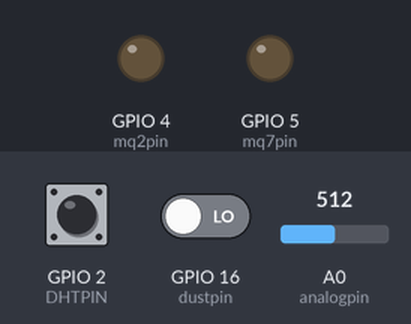
A sketch run on a simulated ESP8266 (NodeMCU). On the bench: output pins drawn as LEDs (lit = HIGH). The test bench sets the inputs (shaded band); at power-on: GPIO 2 (DHTPIN) HIGH, GPIO 16 (dustpin) LOW, A0 (analogpin) = 512. WiFi joins after 1.5 s; servers stay silent unless stated.

Above: at 0.1 s.
At 60.3 s:
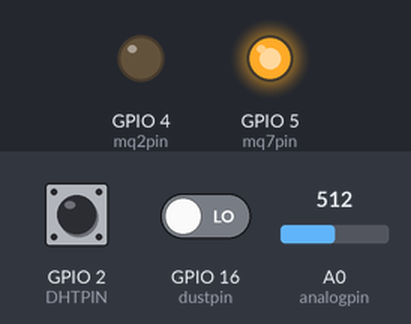
At 65.4 s:
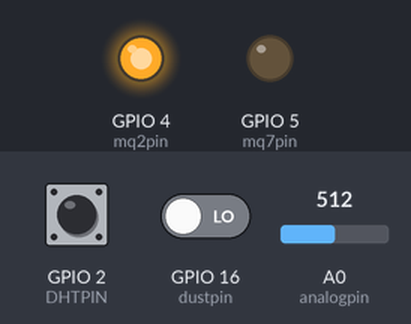
Timing chart, 0 to 71.9 s (numbered marks = the images above):
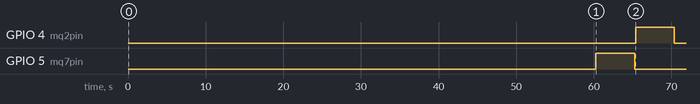

The sketch:

AirSensor_v5.ino
```cpp
/* For use with ThingSpeak API
 *  Status: working
 *  *Peter's office*
 */

#include "ThingSpeak.h"
#include <ESP8266WiFi.h>
#include "DHT.h"

#define DHTPIN 2 //actually D4 on nodemcu
#define DHTTYPE DHT22

DHT dht(DHTPIN, DHTTYPE);

//pins
const int dustpin = 16; //actually D0 on nodemcu
const int analogpin = A0;
const int mq2pin = 4;
const int mq7pin = 5;

//dust sensor vars
unsigned long duration;
unsigned long starttime;
unsigned long sampletime_ms = 30000;//sample 30s ;
unsigned long lowpulseoccupancy = 0;
float ratio = 0;
float concentration = 0;

//wifi credentials
unsigned long channelNumber = 313398;
const char* key             = "IBAAWCZSJ2WTQD9T"; // write key
const char* ssid            = "Dell_pc";          // MUST CHANGE THESE TWO!!!!!
const char* password        = "0853348548";

WiFiClient client;

void setup() {

  //begin
  //Serial.begin(115200);

  //Serial.println("Air Quality Sensors test");

  //enable mq sensors
  pinMode(mq2pin, OUTPUT);
  pinMode(mq7pin, OUTPUT);

  //enable dust sensor
  pinMode(dustpin, INPUT);
  starttime = millis();

  //connect to wifi
  //Serial.print("Connecting to WiFi... ");
  WiFi.begin(ssid, password);

  //begin temperature sensor
  dht.begin();

  ThingSpeak.begin(client);

}

void loop() {

  delay(60000); //every 1 minute(s) times 5

  //read from DHT22
  float h = dht.readHumidity();
  ThingSpeak.setField(2,h);
  float t = dht.readTemperature();
  ThingSpeak.setField(1,t);

  float hic = dht.computeHeatIndex(t, h, false);
  ThingSpeak.setField(3,hic);

  //read from mq sensors

  float mq7_value;
  float mq7_volt;
  float mq7_gas;
  float mq7_ratio;
  float mq7_hold;
  float mq7_ppm;
  //Serial.print("reading mq7...");
  digitalWrite(mq7pin, HIGH);
  delay(1000 * 5);
  mq7_value = analogRead(analogpin);
  digitalWrite(mq7pin, LOW);
  //Serial.print("done!");
  mq7_volt = (float)mq7_value / 1024 * 5.0;
  mq7_gas = (5.0-mq7_volt)/mq7_volt;
  mq7_ratio = mq7_gas/0.18;
  mq7_hold = 24.671324557143727/(mq7_ratio-0.021209244624595787);
  mq7_ppm = pow(mq7_hold, (1/0.7));
  ThingSpeak.setField(4,mq7_ppm);

  delay(100);

  float mq2_value;
  float mq2_volt;
  float mq2_gas;
  float mq2_ratio;
  float mq2_hold;
  float mq2_ppm;
  //Serial.print("reading mq2...");
  digitalWrite(mq2pin, HIGH);
  delay(1000 * 5);
  mq2_value = analogRead(analogpin);
  digitalWrite(mq2pin, LOW);
  //Serial.println("done!");
  mq2_volt = (float)mq2_value / 1024 * 5.0;
  mq2_gas = (5.0-mq2_volt)/mq2_volt;
  mq2_ratio = mq2_gas/0.40;
  mq2_hold = 16.177347074757936/(mq2_ratio+1.1016286306095602);
  mq2_ppm = pow(mq2_hold, (1/0.245));
  ThingSpeak.setField(5,mq2_ppm);


  //read from dust sensor
  duration = pulseIn(dustpin, LOW);
  float conc;
    lowpulseoccupancy = lowpulseoccupancy+duration;
    if ((millis()-starttime) > sampletime_ms) { //if the sample time == 30s
      ratio = lowpulseoccupancy/(sampletime_ms*10.0); // Integer percentage 0=>100
      concentration = 1.1*pow(ratio,3)-3.8*pow(ratio,2)+520*ratio+0.62; // using spec sheet curve
      lowpulseoccupancy = 0;
      starttime = millis();

      conc = concentration;
      ThingSpeak.setField(6,conc);
      //Serial.println(concentration);
    }
  /*
  Serial.println(mq2_value);
  Serial.println(mq2_ratio);
  Serial.println(mq2_ppm);
  Serial.println(mq7_value);
  Serial.println(mq7_ratio);
  Serial.println(mq7_ppm);*/

  //Write fields to ThingSpeak
  ThingSpeak.writeFields(channelNumber, key);
}
```

Measured:
- by itself, GPIO 4 (mq2pin): LOW → HIGH at 65.4 s, → LOW 5.0 s later
- by itself, GPIO 5 (mq7pin): LOW → HIGH at 60.3 s, → LOW 5.0 s later
